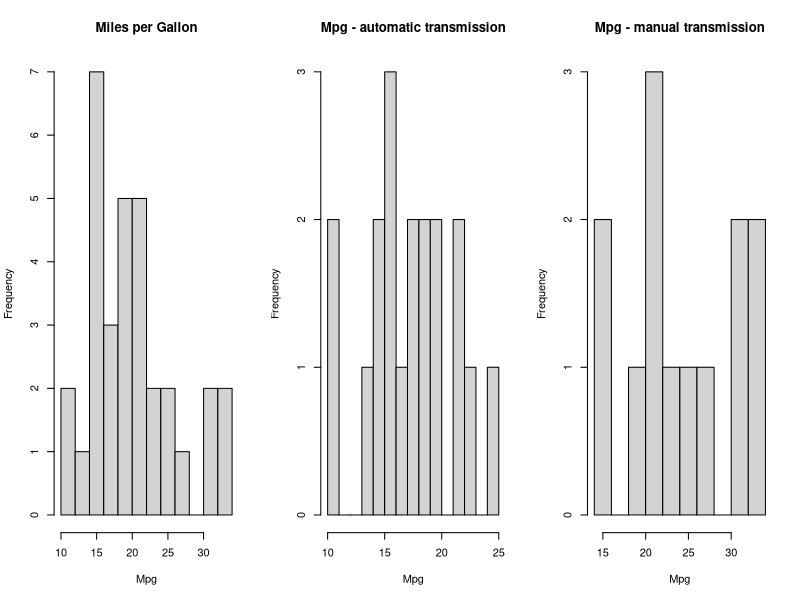
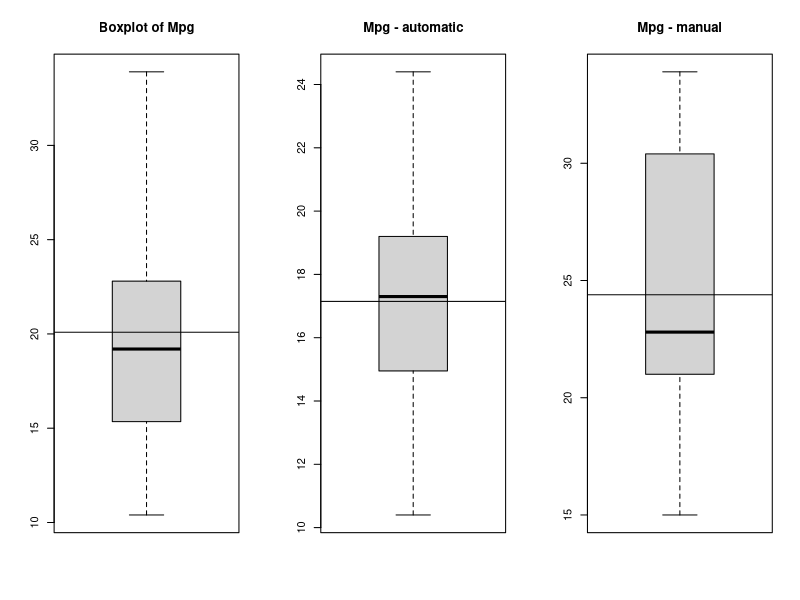

These figures' R source, in order:
## ---- chunk 1
knitr::opts_chunk$set(echo = TRUE)
## ---- chunk 2
cars<-mtcars
## ---- chunk 3
cars_am<-cars[cars[,9]==0,]
cars_ma<-cars[cars[,9]==1,]

par(mfrow=c(1,3))

hist(cars$mpg,breaks=10, main="Miles per Gallon", xlab = "Mpg") #all cars
hist(cars_am$mpg, breaks=10, main="Mpg - automatic transmission", xlab = "Mpg") #only automatic transmission
hist(cars_ma$mpg, breaks=10, main="Mpg - manual transmission", xlab = "Mpg") #only manual transmission

par(mfrow=c(1,3))
boxplot(cars$mpg, main = "Boxplot of Mpg")
abline(h=mean(cars$mpg))
boxplot(cars_am$mpg, main = "Mpg - automatic")
abline(h=mean(cars_am$mpg))
boxplot(cars_ma$mpg, main = "Mpg - manual")
abline(h=mean(cars_ma$mpg))
## ---- chunk 4
mean(cars$mpg)
mean(cars_am$mpg)
mean(cars_ma$mpg)
